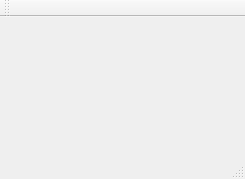
<?xml version="1.0" encoding="UTF-8"?>
<ui version="4.0">
 <class>MainWindow</class>
 <widget class="QMainWindow" name="MainWindow">
  <property name="geometry">
   <rect>
    <x>0</x>
    <y>0</y>
    <width>245</width>
    <height>179</height>
   </rect>
  </property>
  <property name="windowTitle">
   <string>MainWindow</string>
  </property>
  <widget class="QWidget" name="centralWidget"/>
  <widget class="QMenuBar" name="menuBar">
   <property name="geometry">
    <rect>
     <x>0</x>
     <y>0</y>
     <width>245</width>
     <height>21</height>
    </rect>
   </property>
  </widget>
  <widget class="QToolBar" name="mainToolBar">
   <attribute name="toolBarArea">
    <enum>TopToolBarArea</enum>
   </attribute>
   <attribute name="toolBarBreak">
    <bool>false</bool>
   </attribute>
  </widget>
  <widget class="QStatusBar" name="statusBar"/>
 </widget>
 <layoutdefault spacing="6" margin="11"/>
 <resources/>
 <connections/>
</ui>
